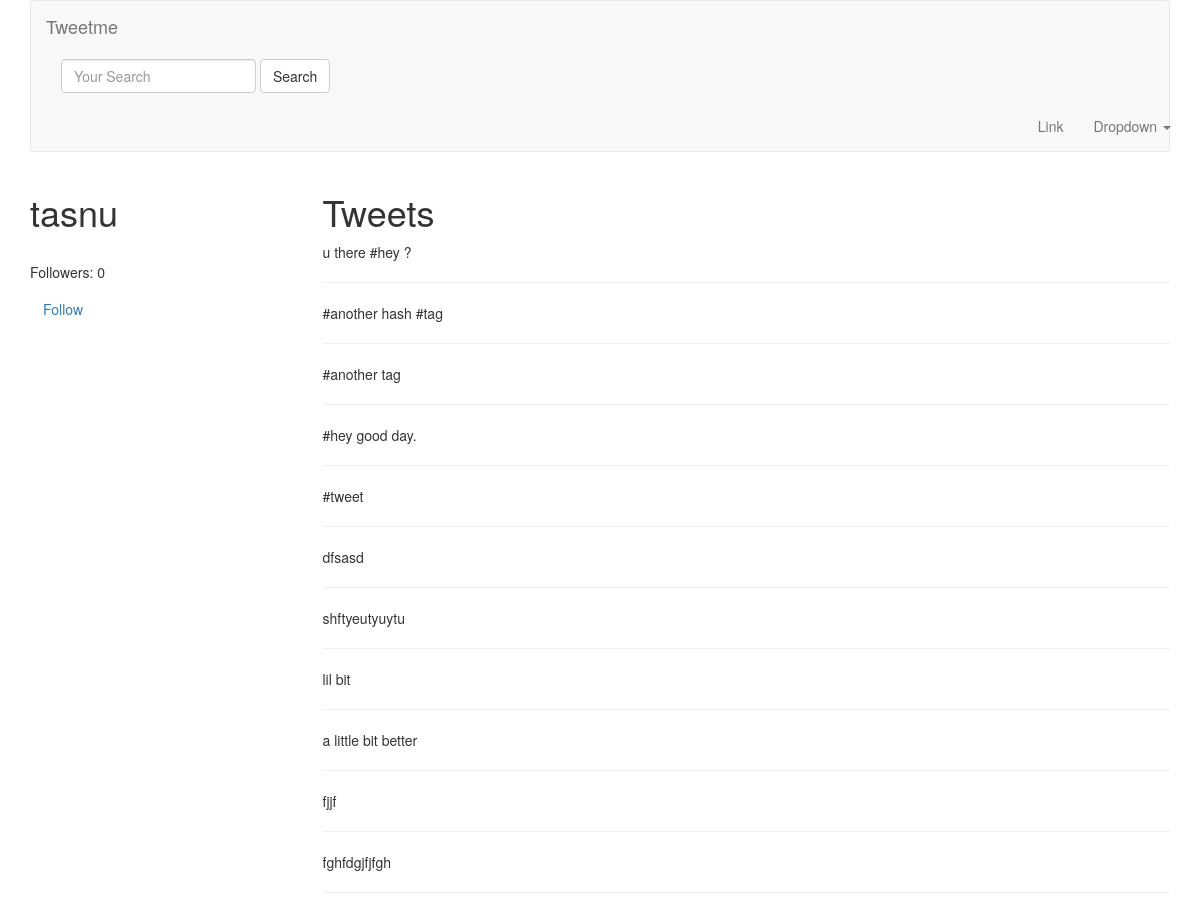
Page /tasnu/ (signed in, upper part) on the earlier database version.
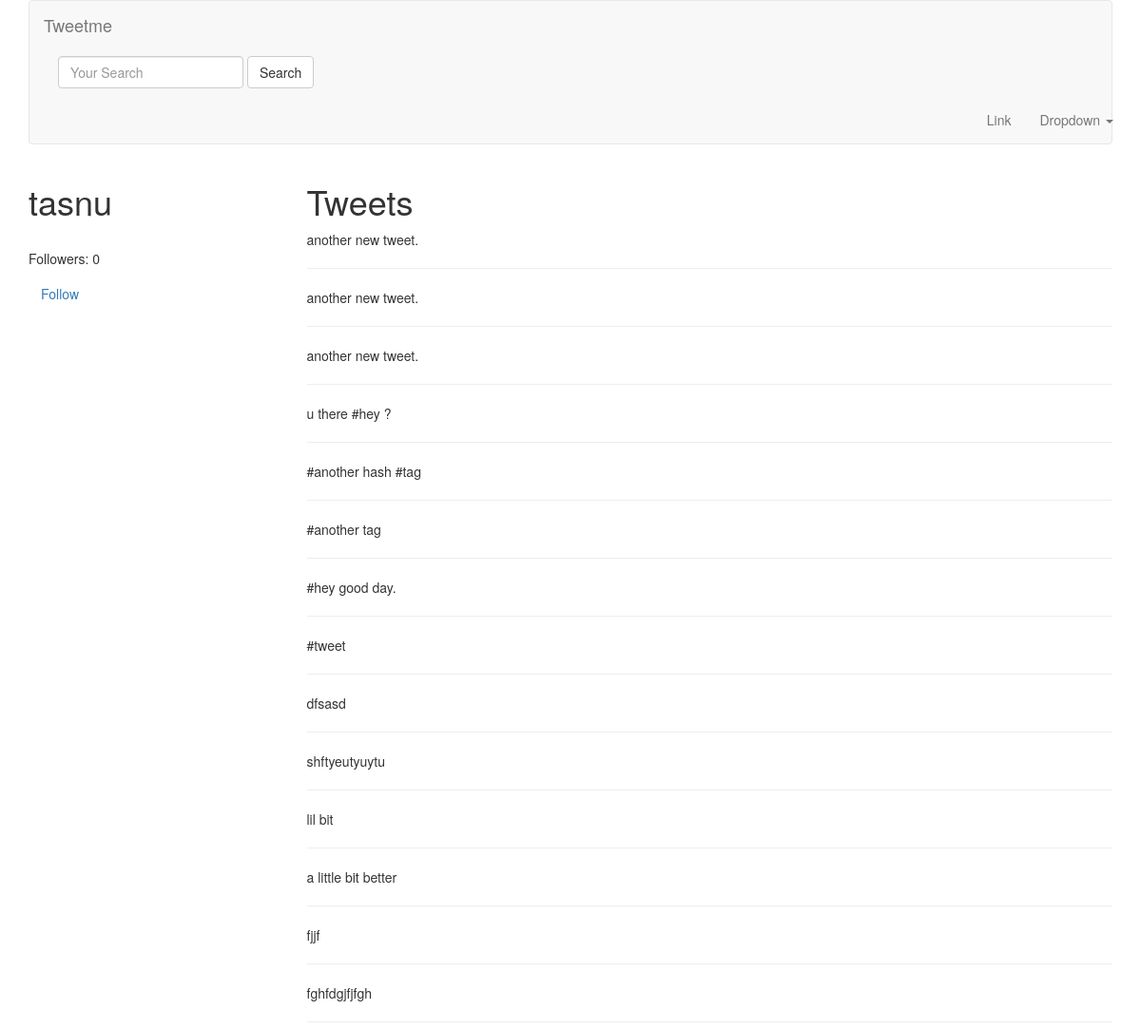
Same page on the later database version.
### tweets/models.py (models this page shows, shortened)
class Tweet(models.Model):
    parent = models.ForeignKey("self", blank=True, null=True)
    user = models.ForeignKey(settings.AUTH_USER_MODEL)
    content = models.CharField(max_length=140,validators=[validate_content])
    updated = models.DateTimeField(auto_now=True)
    timestamp = models.DateTimeField(auto_now_add=True)
    objects = TweetManager()
    def __str__(self):
        return str(self.content)
    class Meta:
        ordering = ['-timestamp']

### accounts/views.py (the view)
# urls.py: url(r'^(?P<username>[\w.@+-]+)/$',UserDetailView.as_view(),name='detail'),
class UserDetailView(DetailView):
    template_name = "accounts/user_detail.html"
    queryset = User.objects.all()
    def get_object(self):
        return get_object_or_404(User,username__iexact=self.kwargs.get("username"))
    def get_context_data(self, *args, **kwargs):
        context = super(UserDetailView,self).get_context_data(*args, **kwargs)
        follow= UserProfile.objects.is_following(self.request.user, self.get_object())
        context['following']= follow
        return context

### accounts/models.py (called while the page is built)
    def all(self):
        qs = self.get_queryset().all()
        try:
            if self.instance:
                qs = qs.exclude(user = self.instance)
        except:
            pass
        return qs

    def is_following(self,user,followed_by_user):
        user_profile, created = UserProfile.objects.get_or_create(user=user)
        if created:
            return False
        if followed_by_user in user_profile.following.all():
            return True
        return False

    def get_following(self):
        users = self.following.all()
        return users.exclude(username=self.user.username)

### accounts/templates/accounts/user_detail.html (shortened to what this page needs)
{% extends 'base.html' %}
{% block content %}
    <div class="row">
        <div class="col-sm-3 col-xs-12">
            <h1> {{ object.username }}</h1><br/>
            <p>Followers: {{ object.followed_by.all.count }}</p>
            <p><a class="btn btn-link" href="{% url "profiles:follow" username=object.username %}">
                {% if following %}Unfollow {% else %}Follow{% endif %}</a></p>
        </div>
        <div class="col-sm-9 col-xs-12">
            <h1>Tweets</h1>
            {% for tweet in object.tweet_set.all  %}
                {{ tweet }}<br/><hr/>
            {% endfor %}
            {% for user in object.profile.get_following  %}
                <a href="/{{ user.username }}">{{ user.username }}</a><br/>
                {% empty %}
                <h4>Not following any user</h4>
            {% endfor %}
        </div>
    </div>
{% endblock content %}

### templates/base.html (shortened to what this page needs)
{% load static %}
<html lang="en">
  <head>
    <link href="{% static 'css/bootstrap.min.css' %}" rel="stylesheet">
  </head>
  <body>
   <div class="container">
   {%  include 'navbar.html' %}
       {% block content %}
       {% endblock content %}
   </div>
  </body>
</html>

### templates/navbar.html (shortened to what this page needs)
<nav class="navbar navbar-default">
  <div class="container">
    <div class="navbar-header">
      <a class="navbar-brand" href="{% url 'home' %}">Tweetme</a>
    </div>
            {% include 'tweets/search_form.html' %}
    <div class="collapse navbar-collapse" id="bs-example-navbar-collapse-1">
      <ul class="nav navbar-nav navbar-right">
        <li><a href="#">Link</a></li>
        <li class="dropdown">
          <a href="#" class="dropdown-toggle" data-toggle="dropdown" role="button" aria-haspopup="true" aria-expanded="false">Dropdown <span class="caret"></span></a>
        </li>
      </ul>
    </div>
  </div>
</nav>

### tweets/templates/tweets/search_form.html
<div class="row">
    <div class="col-sm-12 text-center">
        <form id='navbar-search-form' class="navbar-form navbar-left" method="GET" action="{% url "tweet:list" %}">
            <div class="form-group">
                <input class="form-control" type="text" name="q" placeholder="Your Search" value="{{ request.GET.q }}"/>
            </div>
            <input class="btn btn-default" type="submit" value="Search"/>
        </form>
    </div>
</div>

Differences in the rows shown:
added Tweet: content "another new tweet."
added Tweet: content "another new tweet."
added Tweet: content "another new tweet."
